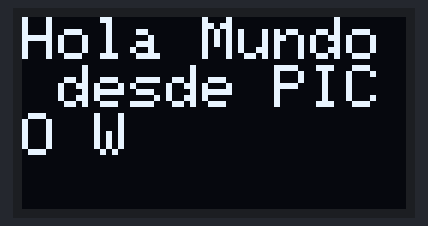
The sketch below on a simulated Arduino Uno, built with avr-gcc and run on an emulated ATmega328P. Shown: 128×64 one-colour display.

Above: at 0.1 s.

The sketch:

Practica2.ino
```cpp
/*
  Programa: Desplegando mensaje en OLED Display con Pico W
  Autores:
  - *Yahir Soto*
- *Juan Flores*
- *Rosy Salazar*
- *Eddie Reynoso*
- *Abraham Aganza*

  Fecha: 06/05/2024

  Descripción:
  Programa que manda mensaje desde la Pico W para desplegarlo
  en una OLED Display


*/

#include <Adafruit_SSD1306.h>
#include <Adafruit_GFX.h>
Adafruit_SSD1306 display(128, 64);

void setup() {
  // Initialize the display
  display.begin(SSD1306_SWITCHCAPVCC, 0x3C);  // Address 0x3C for 128x32
  // Clear the displaya
  display.clearDisplay();
  display.setTextColor(WHITE);
  display.setTextSize(2);
  display.setCursor(0, 0);
  display.println("Hola Mundo desde PICO W");
  display.display();
}

void loop() {
  // Nothing to do here, just display the static text
}
```
